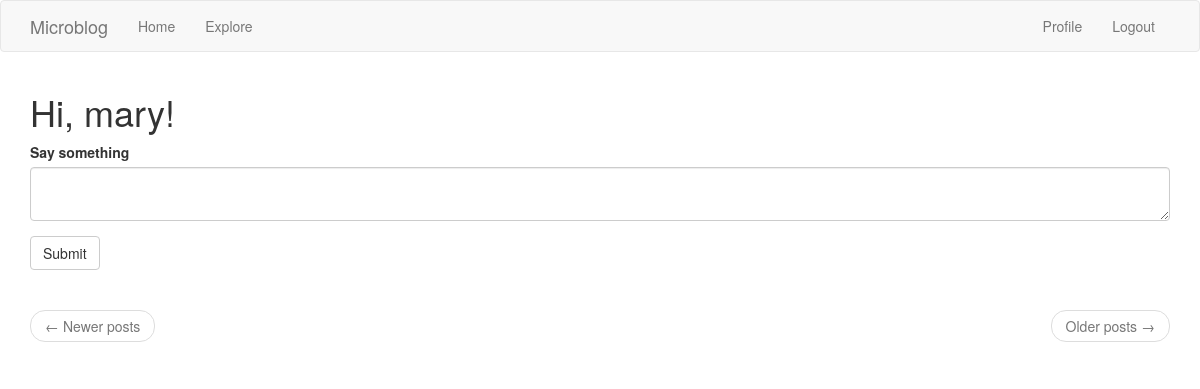
The page /index (signed in) on the database as committed earlier.
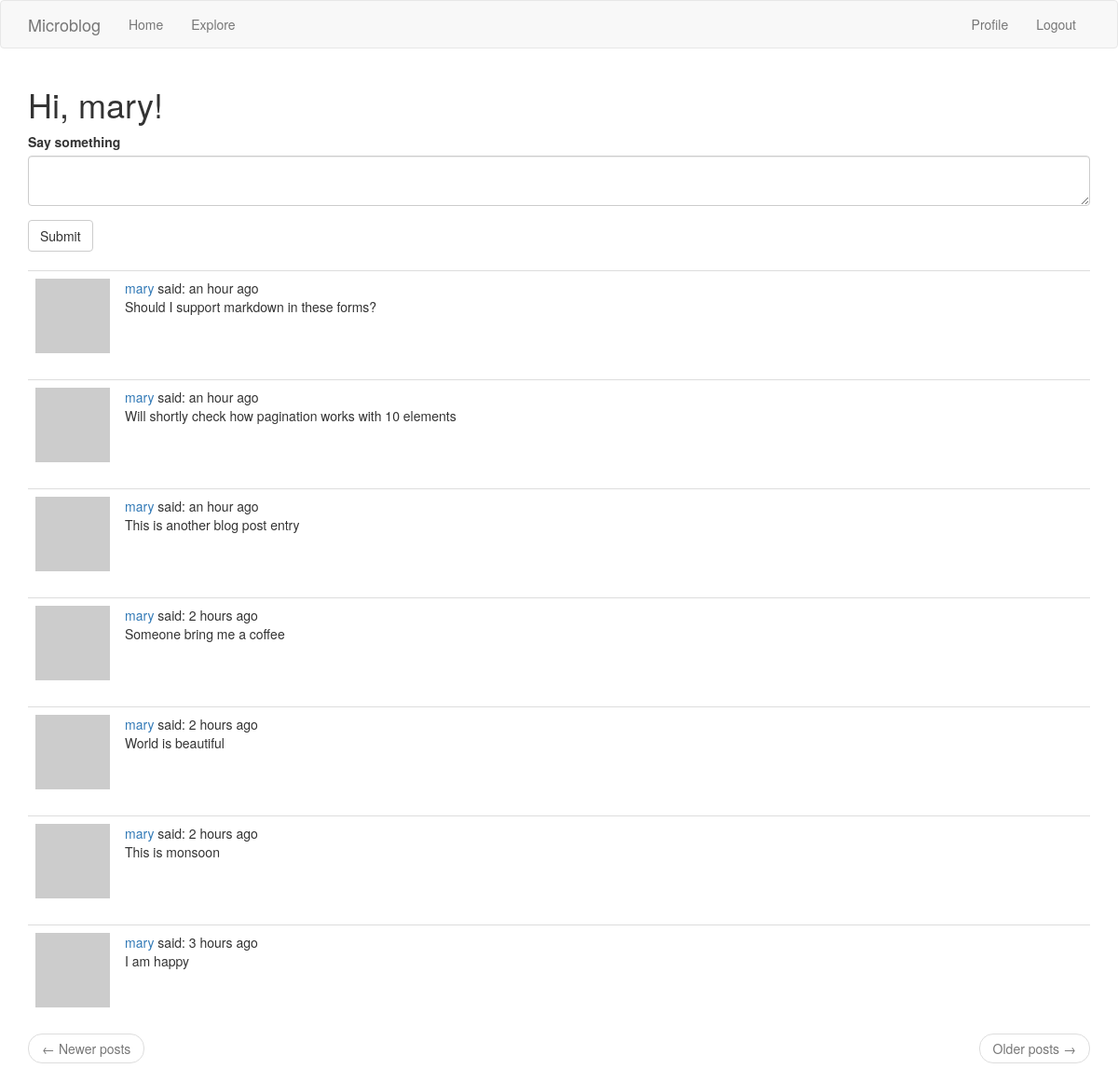
The same page on the database as committed later.
### mblog/models.py (models this page shows, shortened)
class User(UserMixin, db.Model):
    id = db.Column(db.Integer, primary_key=True)
    user_name = db.Column(db.String(64), index=True, unique=True)
    email_id = db.Column(db.String(256), index=True, unique=True)
    password_hash = db.Column(db.String(128))
    posts = db.relationship('Post', backref='author', lazy='dynamic')
    about_me = db.Column(db.String(256))
    last_seen = db.Column(db.DateTime, default=datetime.utcnow)
    followed = db.relationship(
            'User', secondary=followers,
            primaryjoin=(followers.c.follower_id == id),
            secondaryjoin=(followers.c.followed_id == id),
            backref=db.backref('followers', lazy='dynamic'), lazy='dynamic')
    def avatar(self, size):
        digest = md5(self.email_id.lower().encode('utf-8')).hexdigest()
        return 'https://www.gravatar.com/avatar/{}?d=identicon&s={}'.format(
            digest, size)
    def followed_posts(self):
        followed = Post.query.join(
            followers, (followers.c.followed_id == Post.user_id)).filter(
                followers.c.follower_id == self.id)
        own = Post.query.filter_by(user_id=self.id)
        return followed.union(own).order_by(Post.timestamp.desc())

class Post(db.Model):
    id = db.Column(db.Integer, primary_key=True)
    body = db.Column(db.String(1024))
    timestamp = db.Column(db.DateTime, index=True, default=datetime.utcnow)
    user_id = db.Column(db.Integer, db.ForeignKey('user.id'))

### mblog/routes.py (the view)
@app.route('/', methods=['GET', 'POST'])
@app.route('/index', methods=['GET', 'POST'])
@login_required
def index():
    form = PostForm()
    if form.validate_on_submit():
        post = Post(body=form.post.data, author=current_user)
        db.session.add(post)
        db.session.commit()
        flash('Your post is now live!')
        return redirect(url_for('index'))
    page = request.args.get('page', 1, int)
    posts = current_user.followed_posts().paginate(page, app.config['POSTS_PER_PAGE'], False)
    next_url = url_for('index', page=posts.next_num) if posts.has_next else None
    prev_url = url_for('index', page=posts.prev_num) if posts.has_prev else None
    return render_template("index.html", title='Home Page', form=form,
                           posts=posts.items, next_url=next_url, prev_url=prev_url)

### mblog/forms.py
class PostForm(FlaskForm):
    post = TextAreaField('Say something', validators=[
        DataRequired(), Length(min=1, max=140)])
    submit = SubmitField('Submit')

### mblog/models.py (called while the page is built)
@login.user_loader
def load_user(id):
    return User.query.get(int(id))

### mblog/routes.py (called while the page is built)
@app.before_request
def before_request():
    if current_user.is_authenticated:
        current_user.last_seen = datetime.utcnow()
        db.session.commit()

### mblog/templates/index.html
{% extends "base.html" %}
{% import 'bootstrap/wtf.html' as wtf %}
{% block app_content %}
    <h1>Hi, {{ current_user.user_name }}!</h1>
    {% if form %}
    {{ wtf.quick_form(form) }}
    <br>
    {% endif %}
    {% for post in posts %}
        {% include '_post.html' %}
    {% endfor %}
    <nav aria-label="...">
        <ul class="pager">
            <li class="previous{% if not prev_url %} disabled{% endif %}">
                <a href="{{ prev_url or '#' }}">
                    <span aria-hidden="true">&larr;</span> Newer posts
                </a>
            </li>
            <li class="next{% if not next_url %} disabled{% endif %}">
                <a href="{{ next_url or '#' }}">
                    Older posts <span aria-hidden="true">&rarr;</span>
                </a>
            </li>
        </ul>
    </nav>
{% endblock %}

### mblog/templates/base.html (shortened to what this page needs)
{% extends 'bootstrap/base.html' %}
{% block navbar %}
    <nav class="navbar navbar-default">
        <div class="container">
            <div class="navbar-header">
                <a class="navbar-brand" href="{{ url_for('index') }}">Microblog</a>
            </div>
            <div class="collapse navbar-collapse" id="bs-example-navbar-collapse-1">
                <ul class="nav navbar-nav">
                    <li><a href="{{ url_for('index') }}">Home</a></li>
                    <li><a href="{{ url_for('explore') }}">Explore</a></li>
                </ul>
                <ul class="nav navbar-nav navbar-right">
                    {% if current_user.is_anonymous %}
                    <li><a href="{{ url_for('login') }}">Login</a></li>
                    {% else %}
                    <li><a href="{{ url_for('user', username=current_user.user_name) }}">Profile</a></li>
                    <li><a href="{{ url_for('logout') }}">Logout</a></li>
                    {% endif %}
                </ul>
            </div>
        </div>
    </nav>
{% endblock %}
{% block content %}
    <div class="container">
        {% block app_content %}{% endblock %}
    </div>
{% endblock %}

### mblog/templates/_post.html
<table class="table table-hover">
    <tr>
        <td width="70px">
            <a href="{{ url_for('user', username=post.author.user_name) }}">
                <img src="{{ post.author.avatar(70) }}" />
            </a>
        </td>
        <td>
            <a href="{{ url_for('user', username=post.author.user_name) }}">
                {{ post.author.user_name }}
            </a>
            said: {{ moment(post.timestamp).fromNow() }}
            <br>
            {{ post.body }}
        </td>
    </tr>
</table>

Rows that differ between the two databases and show on the page:
added Post: author.user_name "mary", timestamp "an hour ago", body "Should I support markdown in these forms?"
added Post: author.user_name "mary", timestamp "an hour ago", body "Will shortly check how pagination works with 10 elements"
added Post: author.user_name "mary", timestamp "an hour ago", body "This is another blog post entry"
added Post: author.user_name "mary", timestamp "2 hours ago", body "Someone bring me a coffee"
added Post: author.user_name "mary", timestamp "2 hours ago", body "World is beautiful"
added Post: author.user_name "mary", timestamp "2 hours ago", body "This is monsoon"
added Post: author.user_name "mary", timestamp "3 hours ago", body "I am happy"
